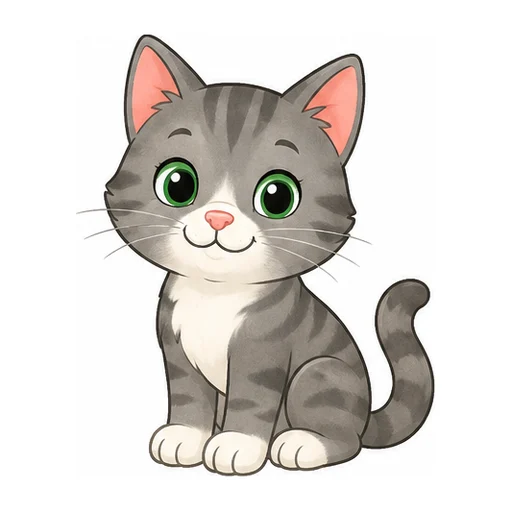
#> input picture img/cat.webp, 512 x 512 px
$ python -i slice_sheets.py   (imports and definitions only)
#> lines starting #> are read from the running program, lines starting #| are printed output that depends on the picture; after the words box and inside, x2 and y2 are one past the last pixel; in counts of white or black regions, pixels touching at a corner belong together
#> further down, picture is the input picture: PIL image 512x512 RGB; mean R, G, B 220.5, 216.6, 212.5
# -*- coding: utf-8 -*-
"""Cắt bảng 2x3 / 2x2 thành từng hình vuông .webp NỀN TRẮNG (không tách nền).
Các khung trong app đều nền sáng nên hình nền trắng hòa liền, tránh lỗi tách nền."""
import os, sys
from PIL import Image, ImageChops
# [1 line not run here, left out]
ROOT = os.path.dirname(os.path.dirname(os.path.abspath(__file__)))
SHEETS = os.path.join(ROOT, "img", "sheets")
OUT = os.path.join(ROOT, "img")
MAP = {
 "s01": ["dog","cat","cow","pig","duck","fish"],
 "s02": ["bird","elephant","lion","monkey","rabbit","frog"],
 "s03": ["apple","banana","orange","grapes","watermelon","strawberry"],
 "s04": ["pineapple","mango","pear","cherry","ball","book"],
 "s05": ["eye","nose","mouth","ear","hand","foot"],
 "s06": ["tooth","leg","tongue","arm","hat","shoes"],
 "s07": ["mommy","daddy","baby","grandma","grandpa","sister"],
 "s08": ["brother","car","bus","bike","train","plane"],
 "s09": ["boat","truck","rocket","motorbike","bed","chair"],
 "s10": ["clock","umbrella","bag","teddy_bear"],
}
SIZE = 512

def square_white(rgb, pad=0.07):
#> called with pad = 0.07
    bg = Image.new("RGB", rgb.size, (255, 255, 255))
#> bg: PIL image 512x512 RGB; every value is 255
    diff = ImageChops.difference(rgb, bg).convert("L").point(lambda p: 255 if p > 18 else 0)
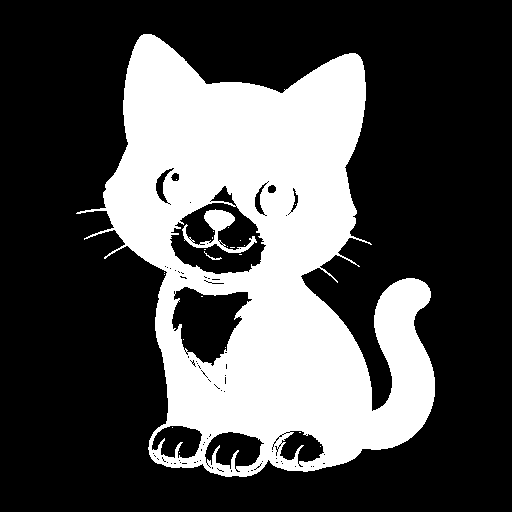
#> diff: PIL image 512x512 L; 31% white; 23 white regions (20 under 20 px), largest, box (x1, y1, x2, y2) and area: (76, 34, 435, 477) 80192, (182, 209, 257, 253) 905, (204, 251, 222, 260) 33
    box = diff.getbbox()
#> box = (76, 34, 435, 477)
    if box:
        rgb = rgb.crop(box)
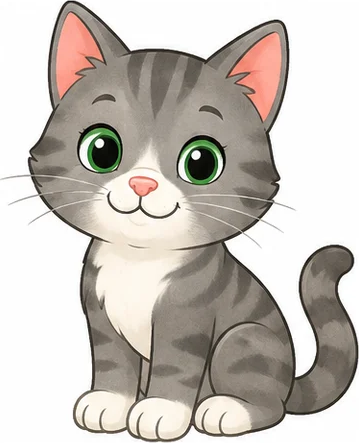
#> rgb: PIL image 359x443 RGB; mean R, G, B 198.2, 191.8, 185
    w, h = rgb.size
#> w = 359; h = 443
    side = int(max(w, h) * (1 + pad * 2))
#> side = 505
    sq = Image.new("RGB", (side, side), (255, 255, 255))
#> sq: PIL image 505x505 RGB; every value is 255
    sq.paste(rgb, ((side - w) // 2, (side - h) // 2))
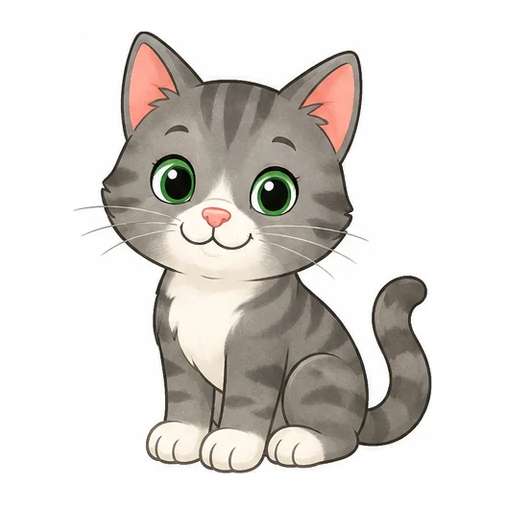
#> sq: PIL image 505x505 RGB; mean R, G, B 219.6, 215.6, 211.3
    return sq.resize((SIZE, SIZE), Image.LANCZOS)

def save_single(src, name):
    """1 ảnh riêng (vd hand_new) -> img/<name>.webp nền trắng."""
    im = Image.open(src).convert("RGB")
    square_white(im).save(os.path.join(OUT, name + ".webp"), "WEBP", quality=90)
    print("ok(single)", name)

def slice_one(name, words):
    path = os.path.join(SHEETS, name + ".png")
    if not os.path.exists(path):
        print("thieu", name); return
    im = Image.open(path).convert("RGB")
    W, H = im.size
    cols, rows = (2, 3) if len(words) == 6 else (2, 2)
    cw, ch = W / cols, H / rows
    inset = 0.045
    for i, w in enumerate(words):
        r, c = divmod(i, cols)
        box = (int(c*cw + cw*inset), int(r*ch + ch*inset), int((c+1)*cw - cw*inset), int((r+1)*ch - ch*inset))
        square_white(im.crop(box)).save(os.path.join(OUT, w + ".webp"), "WEBP", quality=90)
        print("ok", w)

# [7 lines not run here, left out]

>>> from PIL import Image
>>> picture = Image.open('../img/cat.webp')
>>> result = square_white(picture)

$ run again, on img/apple.webp
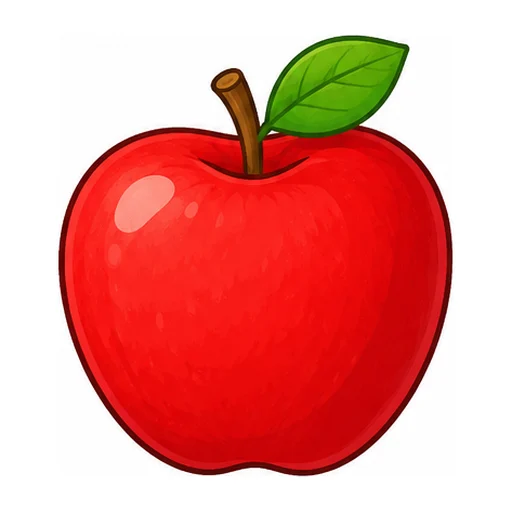
#> input picture img/apple.webp, 512 x 512 px
#> picture is the input picture: PIL image 512x512 RGB; mean R, G, B 232.2, 146.5, 140.1
#> bg: PIL image 512x512 RGB; every value is 255
#> in square_white, `diff = ImageChops.difference(rgb, bg).convert("L").point(lambda p: 255..`:
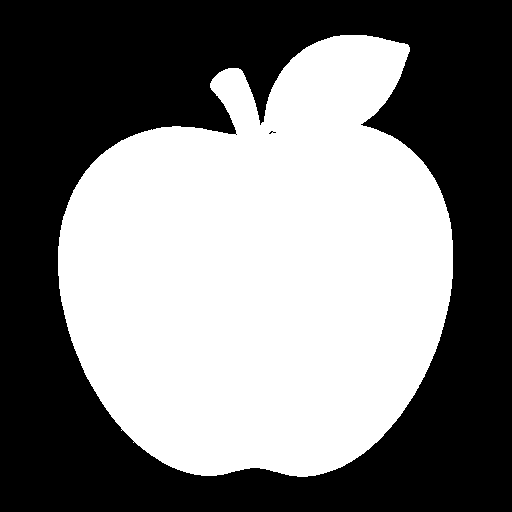
#> diff: PIL image 512x512 L; 48.8% white; 1 white region, box (x1, y1, x2, y2) and area: (58, 35, 453, 477) 128005
#> box = (58, 35, 453, 477)
#> in square_white, `sq.paste(rgb, ((side - w) // 2, (side - h) // 2))`:
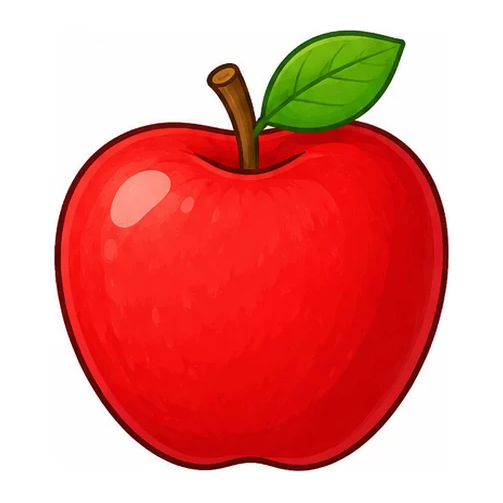
#> sq: PIL image 503x503 RGB; mean R, G, B 231.4, 142.6, 136

$ run again, on img/arm.webp
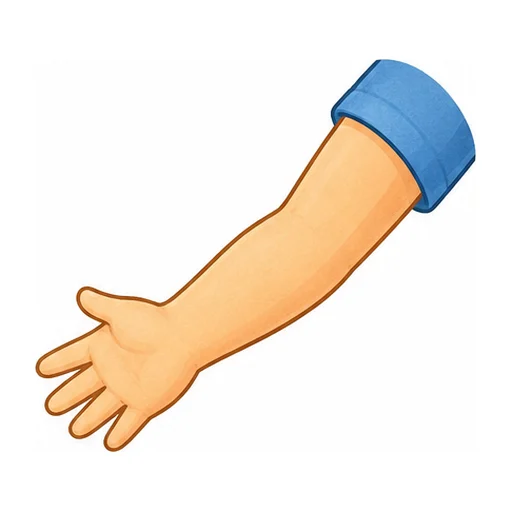
#> input picture img/arm.webp, 512 x 512 px
#> picture is the input picture: PIL image 512x512 RGB; mean R, G, B 244.4, 237.2, 228.7
#> bg: PIL image 512x512 RGB; every value is 255
#> in square_white, `diff = ImageChops.difference(rgb, bg).convert("L").point(lambda p: 255..`:
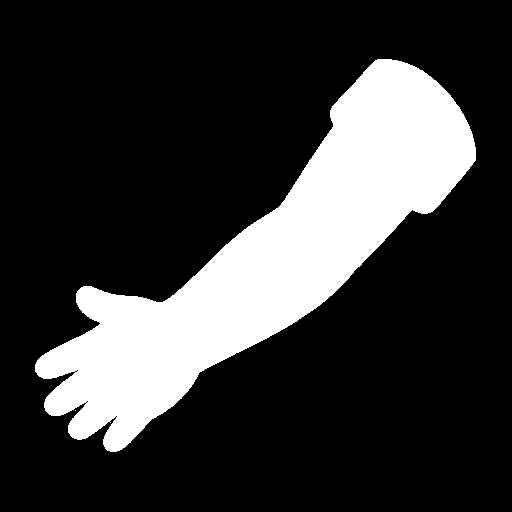
#> diff: PIL image 512x512 L; 21.4% white; 2 white regions (1 under 20 px), largest, box (x1, y1, x2, y2) and area: (35, 59, 476, 452) 56156
#> box = (35, 59, 476, 452)
#> in square_white, `sq.paste(rgb, ((side - w) // 2, (side - h) // 2))`:
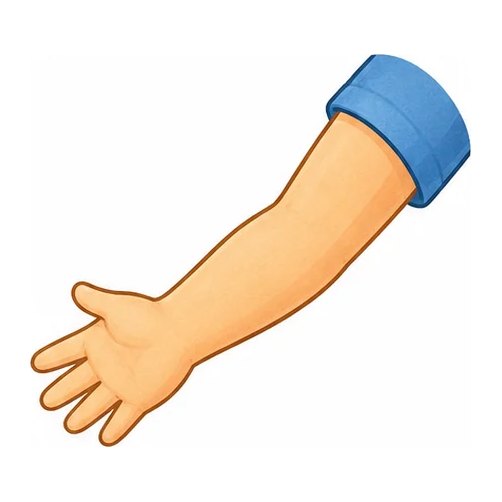
#> sq: PIL image 502x502 RGB; mean R, G, B 243.9, 236.5, 227.6
